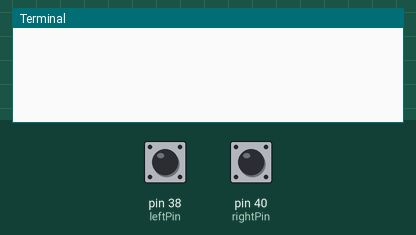
A program run on a simulated Raspberry Pi (header pin numbers). Shown: the last lines printed to the terminal. The test bench sets the inputs (shaded band); at power-on: pin 38 (leftPin) HIGH, pin 40 (rightPin) HIGH.

Above: at 1.2 s.
1.3 s: pin 38 (leftPin) pulled LOW for 0.15 s
At 2.6 s:
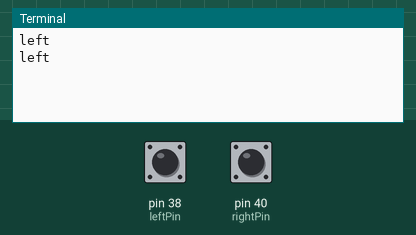
2.9 s: pin 40 (rightPin) pulled LOW for 0.15 s
At 4.0 s:
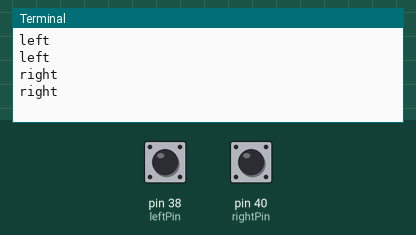

Measured:
- after the input at 1.3 s, the terminal: prints a new line at once (image 1)
- after the input at 2.9 s, the terminal: prints a new line at once (image 2)

The program:

proximity.py
```python
import RPi.GPIO as GPIO
import time

rightPin = 40
leftPin = 38

GPIO.setmode(GPIO.BOARD)

GPIO.setup(rightPin, GPIO.IN)
GPIO.setup(leftPin, GPIO.IN)

input = GPIO.input(rightPin)
input2 = GPIO.input(leftPin)

while True:
    if GPIO.input(rightPin) == False:
        print("right")
    elif GPIO.input(leftPin) == False:
        print("left")
    time.sleep(0.1)
```
